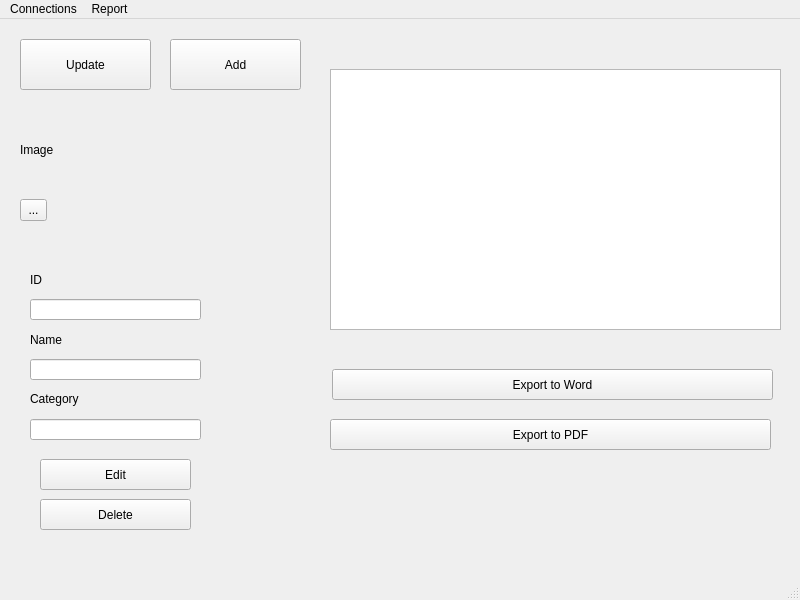
<?xml version="1.0" encoding="UTF-8"?>
<ui version="4.0">
 <class>MainWindow</class>
 <widget class="QMainWindow" name="MainWindow">
  <property name="geometry">
   <rect>
    <x>0</x>
    <y>0</y>
    <width>800</width>
    <height>600</height>
   </rect>
  </property>
  <property name="windowTitle">
   <string>MainWindow</string>
  </property>
  <widget class="QWidget" name="centralwidget">
   <widget class="QPushButton" name="pushButton">
    <property name="geometry">
     <rect>
      <x>20</x>
      <y>20</y>
      <width>131</width>
      <height>51</height>
     </rect>
    </property>
    <property name="text">
     <string>Update</string>
    </property>
   </widget>
   <widget class="QTableView" name="tableView">
    <property name="geometry">
     <rect>
      <x>330</x>
      <y>50</y>
      <width>451</width>
      <height>261</height>
     </rect>
    </property>
    <property name="contextMenuPolicy">
     <enum>Qt::ContextMenuPolicy::CustomContextMenu</enum>
    </property>
    <property name="selectionMode">
     <enum>QAbstractItemView::SelectionMode::SingleSelection</enum>
    </property>
    <property name="selectionBehavior">
     <enum>QAbstractItemView::SelectionBehavior::SelectRows</enum>
    </property>
   </widget>
   <widget class="QPushButton" name="pushButton_2">
    <property name="geometry">
     <rect>
      <x>170</x>
      <y>20</y>
      <width>131</width>
      <height>51</height>
     </rect>
    </property>
    <property name="text">
     <string>Add</string>
    </property>
   </widget>
   <widget class="QLineEdit" name="lineEdit">
    <property name="geometry">
     <rect>
      <x>30</x>
      <y>280</y>
      <width>171</width>
      <height>21</height>
     </rect>
    </property>
    <property name="readOnly">
     <bool>true</bool>
    </property>
   </widget>
   <widget class="QLineEdit" name="lineEdit_2">
    <property name="geometry">
     <rect>
      <x>30</x>
      <y>340</y>
      <width>171</width>
      <height>21</height>
     </rect>
    </property>
   </widget>
   <widget class="QLineEdit" name="lineEdit_3">
    <property name="geometry">
     <rect>
      <x>30</x>
      <y>400</y>
      <width>171</width>
      <height>21</height>
     </rect>
    </property>
   </widget>
   <widget class="QLabel" name="label">
    <property name="geometry">
     <rect>
      <x>30</x>
      <y>250</y>
      <width>61</width>
      <height>21</height>
     </rect>
    </property>
    <property name="text">
     <string>ID</string>
    </property>
   </widget>
   <widget class="QLabel" name="label_2">
    <property name="geometry">
     <rect>
      <x>30</x>
      <y>310</y>
      <width>101</width>
      <height>21</height>
     </rect>
    </property>
    <property name="text">
     <string>Name</string>
    </property>
   </widget>
   <widget class="QLabel" name="label_3">
    <property name="geometry">
     <rect>
      <x>30</x>
      <y>370</y>
      <width>101</width>
      <height>20</height>
     </rect>
    </property>
    <property name="text">
     <string>Category</string>
    </property>
   </widget>
   <widget class="QPushButton" name="pushButton_3">
    <property name="geometry">
     <rect>
      <x>40</x>
      <y>440</y>
      <width>151</width>
      <height>31</height>
     </rect>
    </property>
    <property name="text">
     <string>Edit</string>
    </property>
   </widget>
   <widget class="QPushButton" name="pushButton_4">
    <property name="geometry">
     <rect>
      <x>40</x>
      <y>480</y>
      <width>151</width>
      <height>31</height>
     </rect>
    </property>
    <property name="text">
     <string>Delete</string>
    </property>
   </widget>
   <widget class="QPushButton" name="pushButton_5">
    <property name="geometry">
     <rect>
      <x>332</x>
      <y>350</y>
      <width>441</width>
      <height>31</height>
     </rect>
    </property>
    <property name="text">
     <string>Export to Word</string>
    </property>
   </widget>
   <widget class="QPushButton" name="pushButton_6">
    <property name="geometry">
     <rect>
      <x>330</x>
      <y>400</y>
      <width>441</width>
      <height>31</height>
     </rect>
    </property>
    <property name="text">
     <string>Export to PDF</string>
    </property>
   </widget>
   <widget class="QLabel" name="label_4">
    <property name="geometry">
     <rect>
      <x>20</x>
      <y>90</y>
      <width>171</width>
      <height>81</height>
     </rect>
    </property>
    <property name="text">
     <string>Image</string>
    </property>
   </widget>
   <widget class="QToolButton" name="toolButton">
    <property name="geometry">
     <rect>
      <x>20</x>
      <y>180</y>
      <width>27</width>
      <height>22</height>
     </rect>
    </property>
    <property name="text">
     <string>...</string>
    </property>
   </widget>
  </widget>
  <widget class="QMenuBar" name="menubar">
   <property name="geometry">
    <rect>
     <x>0</x>
     <y>0</y>
     <width>800</width>
     <height>21</height>
    </rect>
   </property>
   <widget class="QMenu" name="menu">
    <property name="title">
     <string>Connections</string>
    </property>
    <addaction name="action"/>
   </widget>
   <widget class="QMenu" name="menu_2">
    <property name="title">
     <string>Report</string>
    </property>
    <addaction name="action_3"/>
   </widget>
   <addaction name="menu"/>
   <addaction name="menu_2"/>
  </widget>
  <widget class="QStatusBar" name="statusbar"/>
  <action name="action">
   <property name="text">
    <string>Connect to DB</string>
   </property>
  </action>
  <action name="action_2">
   <property name="text">
    <string>Графический отчёт</string>
   </property>
  </action>
  <action name="action_3">
   <property name="text">
    <string>Graphical Report</string>
   </property>
  </action>
 </widget>
 <resources/>
 <connections/>
</ui>
